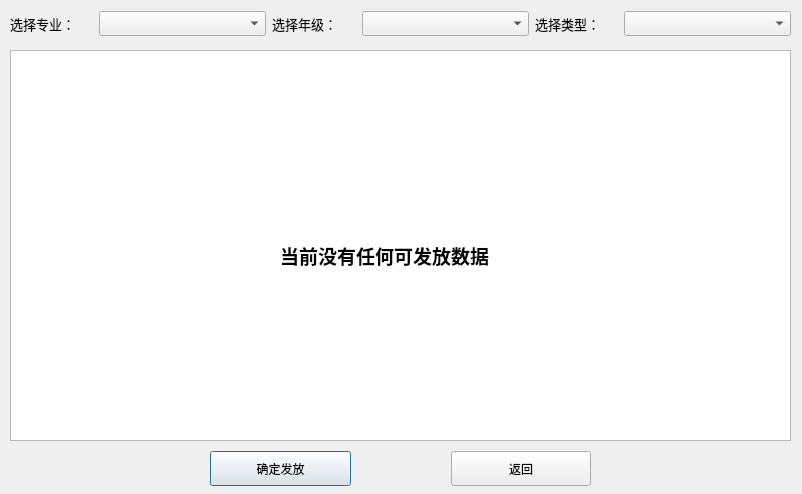
<?xml version="1.0" encoding="UTF-8"?>
<ui version="4.0">
 <class>DoFellow</class>
 <widget class="QDialog" name="DoFellow">
  <property name="geometry">
   <rect>
    <x>0</x>
    <y>0</y>
    <width>802</width>
    <height>494</height>
   </rect>
  </property>
  <property name="windowTitle">
   <string>Dialog</string>
  </property>
  <widget class="QTableView" name="tableView">
   <property name="geometry">
    <rect>
     <x>10</x>
     <y>50</y>
     <width>781</width>
     <height>391</height>
    </rect>
   </property>
  </widget>
  <widget class="QLabel" name="label_4">
   <property name="geometry">
    <rect>
     <x>280</x>
     <y>240</y>
     <width>211</width>
     <height>31</height>
    </rect>
   </property>
   <property name="font">
    <font>
     <family>微软雅黑</family>
     <pointsize>14</pointsize>
     <weight>75</weight>
     <bold>true</bold>
    </font>
   </property>
   <property name="text">
    <string>当前没有任何可发放数据</string>
   </property>
  </widget>
  <widget class="QWidget" name="layoutWidget">
   <property name="geometry">
    <rect>
     <x>10</x>
     <y>10</y>
     <width>781</width>
     <height>27</height>
    </rect>
   </property>
   <layout class="QHBoxLayout" name="horizontalLayout" stretch="1,2,1,2,1,2">
    <item>
     <widget class="QLabel" name="label">
      <property name="font">
       <font>
        <family>微软雅黑</family>
        <pointsize>10</pointsize>
       </font>
      </property>
      <property name="text">
       <string>选择专业：</string>
      </property>
     </widget>
    </item>
    <item>
     <widget class="QComboBox" name="comboBox">
      <property name="minimumSize">
       <size>
        <width>0</width>
        <height>25</height>
       </size>
      </property>
     </widget>
    </item>
    <item>
     <widget class="QLabel" name="label_2">
      <property name="font">
       <font>
        <family>微软雅黑</family>
        <pointsize>10</pointsize>
       </font>
      </property>
      <property name="text">
       <string>选择年级：</string>
      </property>
     </widget>
    </item>
    <item>
     <widget class="QComboBox" name="comboBox_2">
      <property name="minimumSize">
       <size>
        <width>0</width>
        <height>25</height>
       </size>
      </property>
     </widget>
    </item>
    <item>
     <widget class="QLabel" name="label_3">
      <property name="font">
       <font>
        <family>微软雅黑</family>
        <pointsize>10</pointsize>
       </font>
      </property>
      <property name="text">
       <string>选择类型：</string>
      </property>
     </widget>
    </item>
    <item>
     <widget class="QComboBox" name="comboBox_3">
      <property name="minimumSize">
       <size>
        <width>0</width>
        <height>25</height>
       </size>
      </property>
     </widget>
    </item>
   </layout>
  </widget>
  <widget class="QWidget" name="layoutWidget">
   <property name="geometry">
    <rect>
     <x>160</x>
     <y>450</y>
     <width>481</width>
     <height>37</height>
    </rect>
   </property>
   <layout class="QHBoxLayout" name="horizontalLayout_2">
    <property name="spacing">
     <number>100</number>
    </property>
    <property name="leftMargin">
     <number>50</number>
    </property>
    <property name="rightMargin">
     <number>50</number>
    </property>
    <item>
     <widget class="QPushButton" name="pushButton">
      <property name="minimumSize">
       <size>
        <width>0</width>
        <height>35</height>
       </size>
      </property>
      <property name="text">
       <string>确定发放</string>
      </property>
     </widget>
    </item>
    <item>
     <widget class="QPushButton" name="pushButton_2">
      <property name="minimumSize">
       <size>
        <width>0</width>
        <height>35</height>
       </size>
      </property>
      <property name="text">
       <string>返回</string>
      </property>
     </widget>
    </item>
   </layout>
  </widget>
 </widget>
 <resources/>
 <connections/>
</ui>
